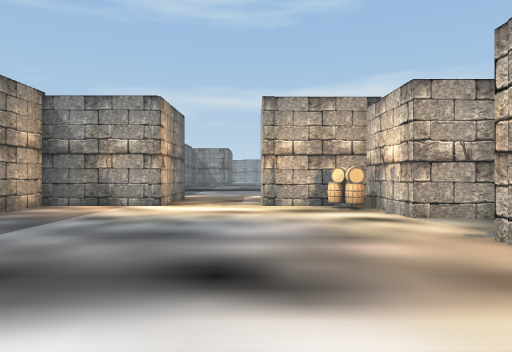
View 1 (above)

24 first-person views from a walk through a 3-D level made in the Unity game engine. The camera is 1.5 m above the floor, looks level and sees 70° across. The floor is counted in squares, 2 m on a side. Each view is taken from the middle of a square. On the plan, view 1 faces up. The plan holds only what a view shows up to about 11 squares ahead; the rest is blank. The place goes on beyond the plan. The player is left out. Some animated figures are left out.

View 2
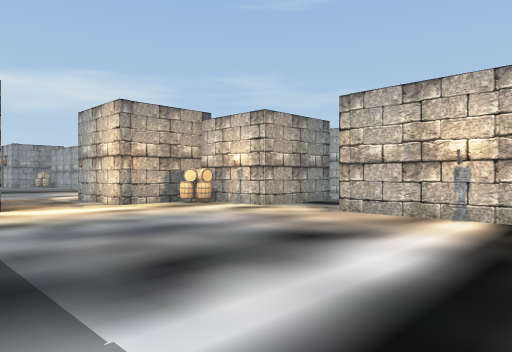

View 3
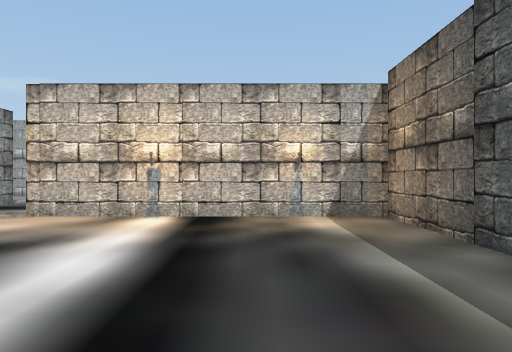

View 4
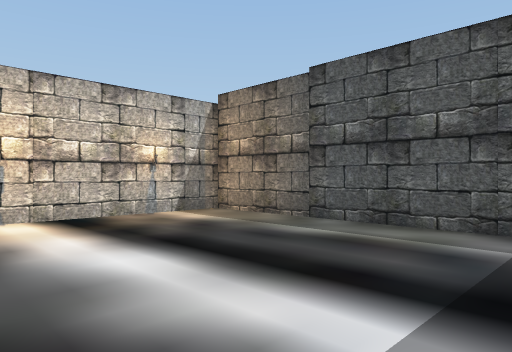

View 5
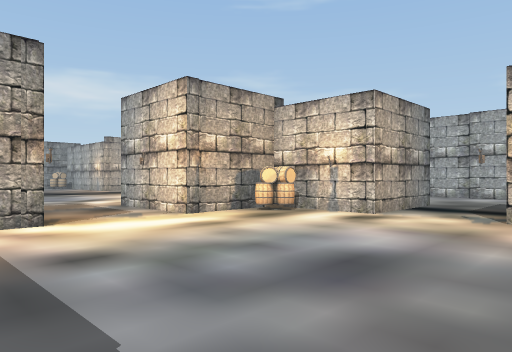

View 6
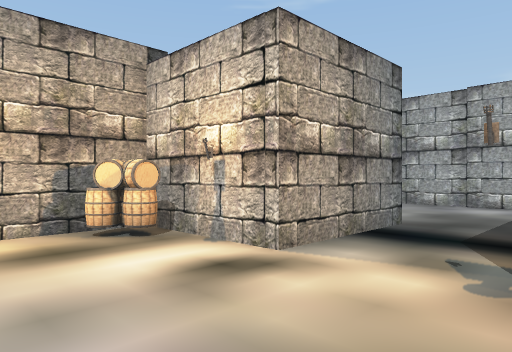

View 7
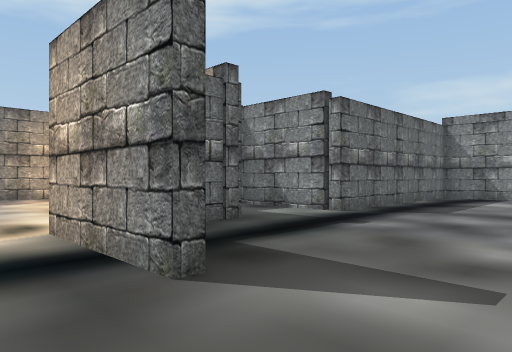

View 8
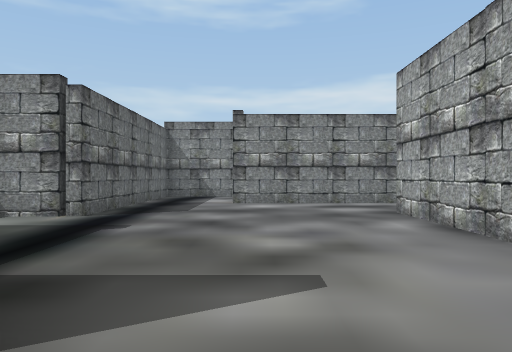

View 9
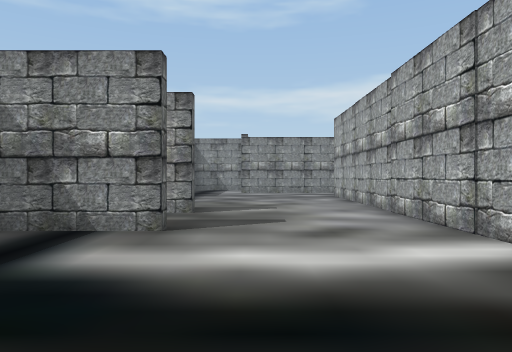

View 10
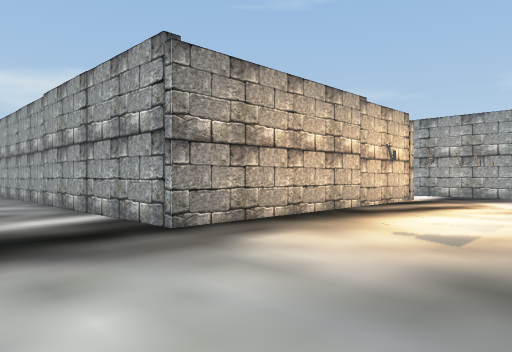

View 11
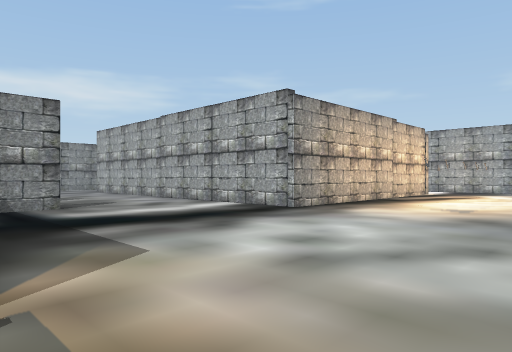

View 12
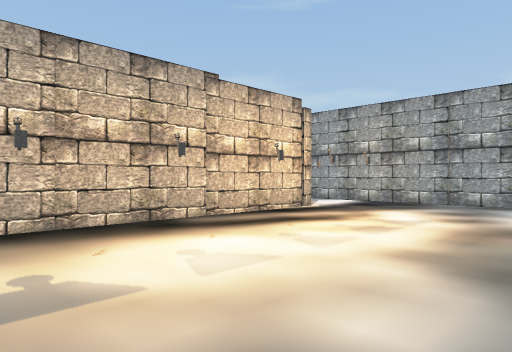

View 13
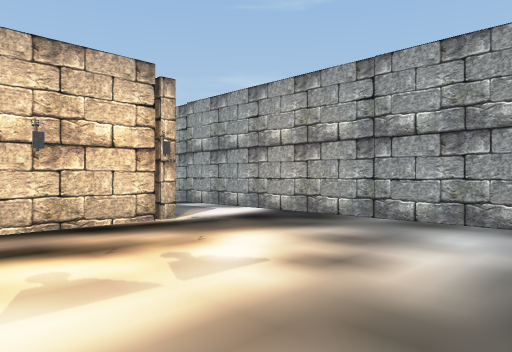

View 14
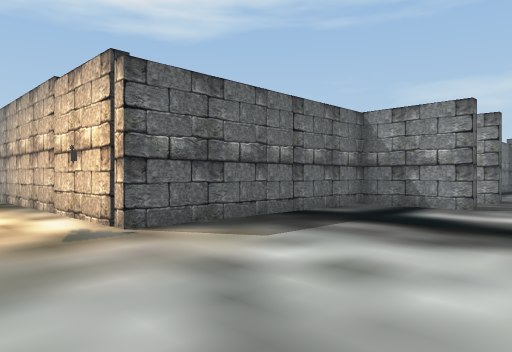

View 15
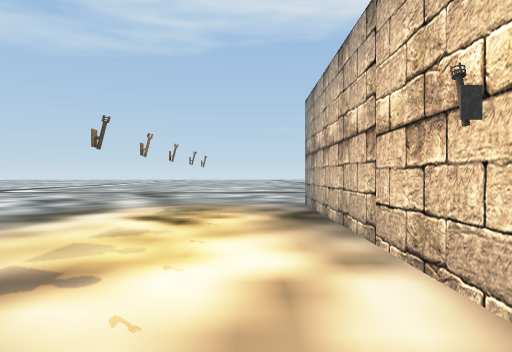

View 16
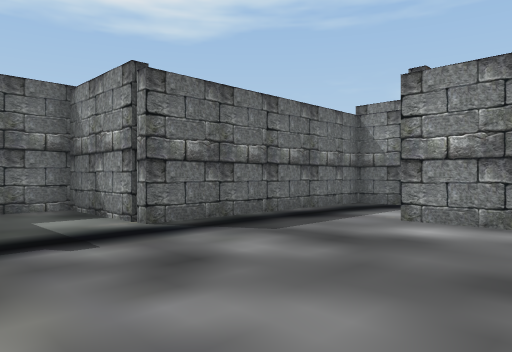

View 17
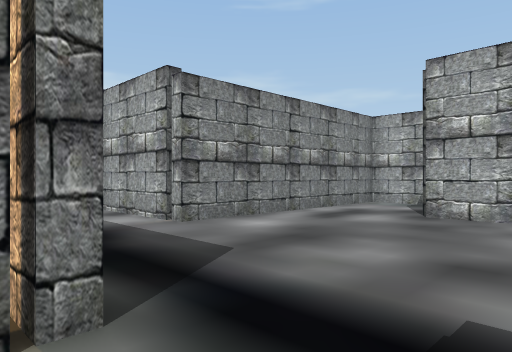

View 18
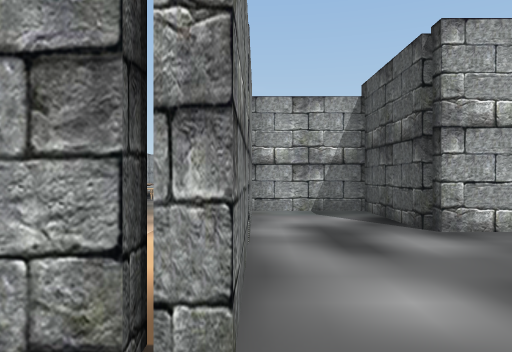

View 19
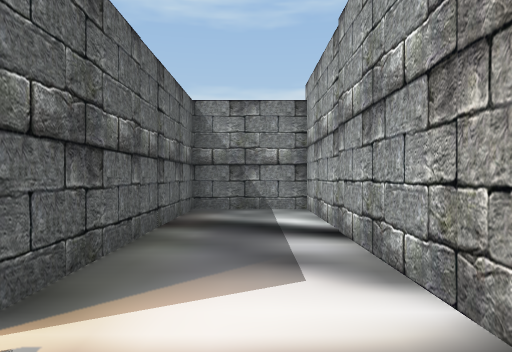

View 20
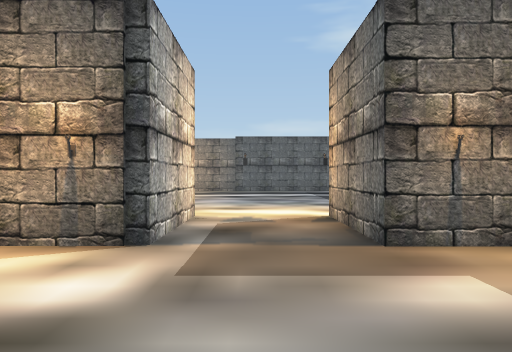

View 21
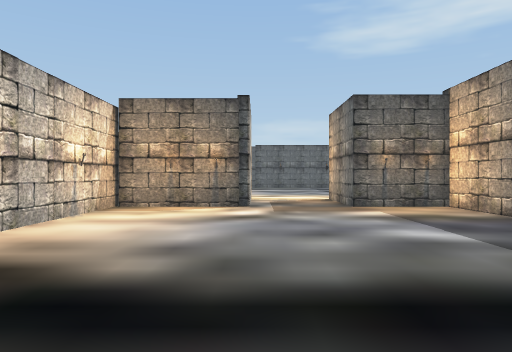

View 22
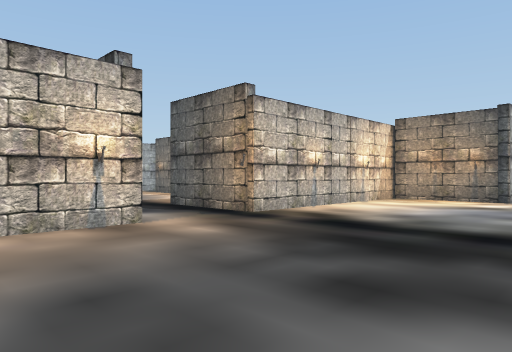

View 23
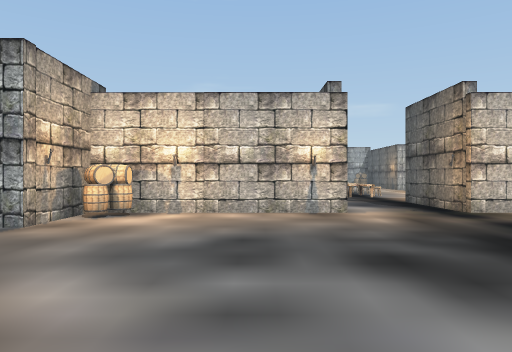

View 24
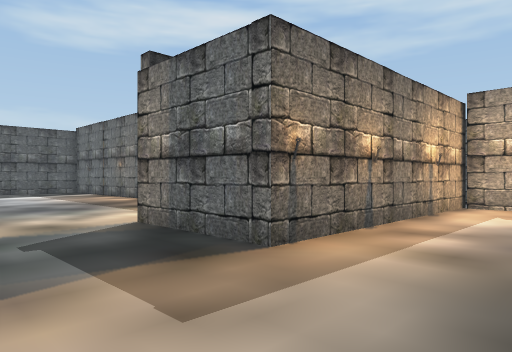

### Floor plan
Points are (right, up) in squares from view 1. A wall is a line through its corners. A room is listed if a view was taken in it or the views show most of it. See-through windows are left out.
Room 1 (views 1, 2, 3, 4, 5, 6)
walls: (2.8, 6.4) (2.8, 9.1); (-3.1, -2.4) (2.8, -2.4) (2.8, 4.4); (-2.4, 9.1) (-4.5, 9.1); (1.4, 9.1) (0.2, 9.1)
ways out: opening at (2.5, 5.5) to room 2; opening at (-1, 9) to room 3
objects: other object (2, 8) to (2, 9)
Room 2 (views 7, 8, 9, 10, 11, 12, 13, 14, 15, 16, 17, 18, 19)
walls: (5.7, 4) (3.1, 4) (3.1, -2.7) (-4.5, -2.7); (5.8, 6.4) (2.8, 6.4); (3.1, 9.6) (3.1, 8.8); (18.6, 0.6) (9.9, 0.6) (9.9, 12.7) (12.8, 12.7) (12.8, 15.1) (6.3, 15.1) (6.3, 18.1); (21.1, -4) (21.1, 7.2) (18.6, 7.2) (18.6, 1); (5, 18.3) (3.8, 18.3) (3.8, 11.8) (2.4, 11.8)
ways out: opening at (2.5, 5.5) to room 1; opening at (3, 10.5) to room 5
Room 3 (views 20, 21, 22, 23)
walls: (3.5, 21.1) (3.5, 25.6); (2.4, 26.4) (1.2, 26.4); (3.5, 11.8) (3.5, 18.7); (-4.5, 12.1) (-2.4, 12.1) (-2.4, 9.1); (0.2, 9.1) (0.2, 12.1) (3.4, 12.1)
ways out: opening at (-1, 9) to room 1; opening at (4, 20) to room 4
objects: other object (3, 26)
Room 4 (view 24)
walls: (6.6, 16.4) (6.6, 15.4) (13.1, 15.4) (13.1, 12.4); (3.5, 18.7) (6.6, 18.7)
ways out: opening at (4, 20) to room 3; opening at (14.5, 13)
Room 5 (no view inside)
walls: (2.8, 9.1) (1.4, 9.1); (2.4, 11.8) (0.5, 11.8) (0.5, 10.5)
ways out: opening at (3, 10.5) to room 2

Where each view was taken, in squares from view 1:
view 1: 0 up, 0 right, facing up
view 2: 0 up, 4 left, facing up-right
view 3: 0 up, 4 left, facing right
view 4: 3 up, 4 left, facing down-right
view 5: 3 up, 4 left, facing up-right
view 6: 4 up, 0 right, facing up-right
view 7: 5 up, 8 right, facing up-left
view 8: 5 up, 7 right, facing up
view 9: 1 down, 7 right, facing up
view 10: 4 down, 7 right, facing up-right
view 11: 5 down, 3 right, facing up-right
view 12: 5 down, 11 right, facing up-right
view 13: 5 down, 15 right, facing up-right
view 14: 5 down, 8 right, facing up-left
view 15: 4 down, 4 right, facing left
view 16: 9 up, 9 right, facing up-left
view 17: 10 up, 3 right, facing up-right
view 18: 15 up, 5 right, facing right
view 19: 1 down, 20 right, facing up
view 20: 16 up, 1 left, facing down
view 21: 21 up, 0 right, facing down
view 22: 24 up, 2 left, facing down-right
view 23: 23 up, 4 left, facing right
view 24: 18 up, 16 right, facing down-left
